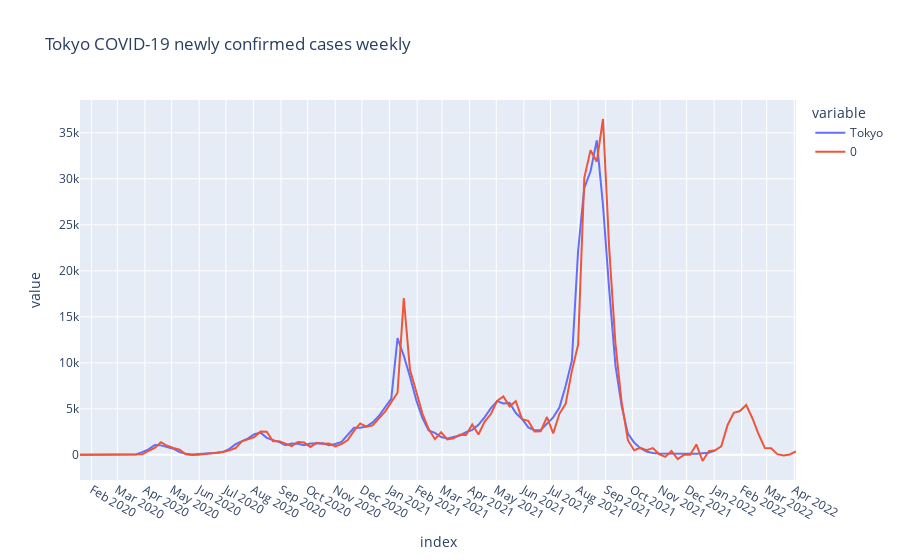

Source (notebook cell):
### Code cell
ts_forecast = result_tokyo.predict(start=df_gr.index[0], end=df_gr.index[-1]+relativedelta(months=3))
temp_df = df_gr.Tokyo.to_frame()
temp_df = pd.concat([temp_df, ts_forecast])

fig = px.line(temp_df, title='Tokyo COVID-19 newly confirmed cases weekly')
fig.update_layout({
    'xaxis': {
        'dtick': 'M1'
    }
})
fig.show()

### Figure 1 — Plotly figure (JSON) as saved in the notebook; plotly's stock layout.template omitted (floating-point values rounded to 4 significant figures; data arrays with more than 128 entries replaced by an {"elided": "..."} marker saying what was removed)
{"data": [{"hovertemplate": "variable=Tokyo<br>index=%{x}<br>value=%{y}<extra></extra>", "legendgroup": "Tokyo", "line": {"color": "#636efa", "dash": "solid"}, "marker": {"symbol": "circle"}, "mode": "lines", "name": "Tokyo", "orientation": "v", "showlegend": true, "type": "scatter", "x": {"elided": "219 str values"}, "xaxis": "x", "y": {"elided": "219 int values"}, "yaxis": "y"}, {"hovertemplate": "variable=0<br>index=%{x}<br>value=%{y}<extra></extra>", "legendgroup": "0", "line": {"color": "#EF553B", "dash": "solid"}, "marker": {"symbol": "circle"}, "mode": "lines", "name": "0", "orientation": "v", "showlegend": true, "type": "scatter", "x": {"elided": "219 str values"}, "xaxis": "x", "y": {"elided": "219 float values"}, "yaxis": "y"}], "layout": {"autosize": true, "legend": {"title": {"text": "variable"}, "tracegroupgap": 0}, "title": {"text": "Tokyo COVID-19 newly confirmed cases weekly"}, "xaxis": {"anchor": "y", "autorange": true, "domain": [0, 1], "dtick": "M1", "range": ["2020-01-19", "2022-04-03"], "title": {"text": "index"}, "type": "date"}, "yaxis": {"anchor": "x", "autorange": true, "domain": [0, 1], "range": [-2731.0, 38570.0], "title": {"text": "value"}, "type": "linear"}}}
